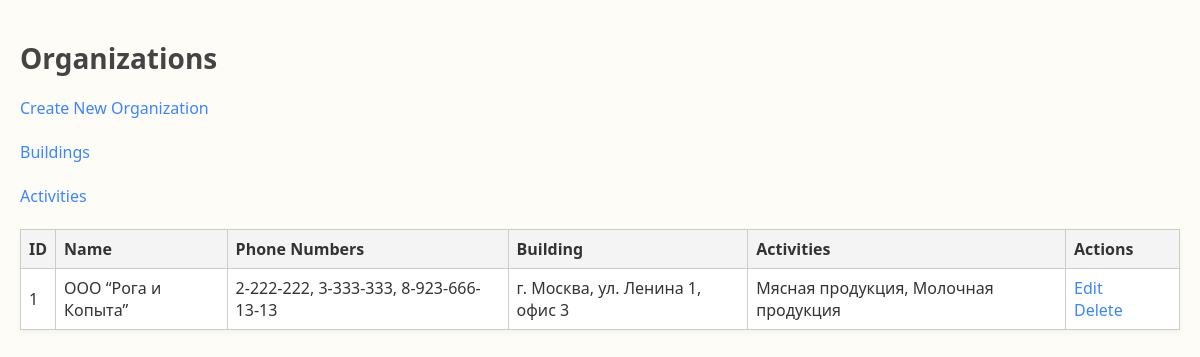
Page /organizations/ on the earlier database version.
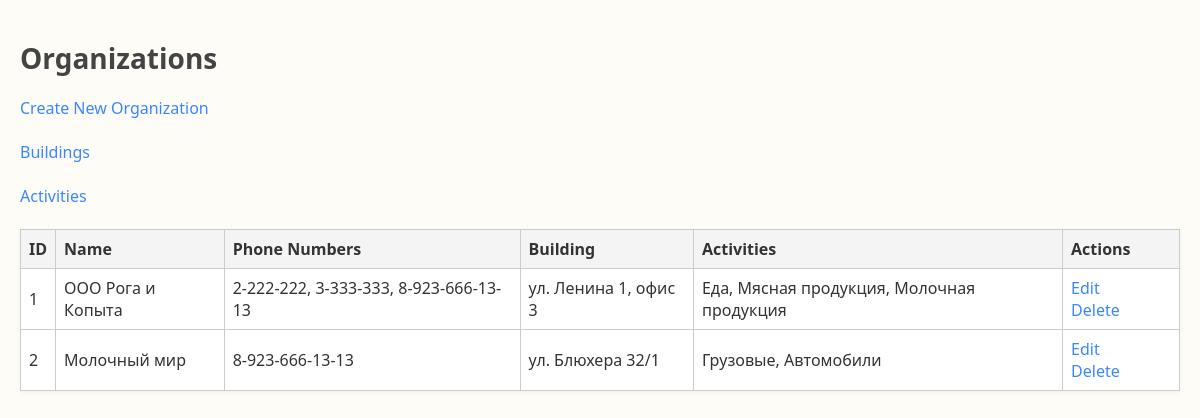
Same page on the later database version.
### app/models.py (models this page shows)
class Organization(Base):
    __tablename__ = "organizations"
    id = Column(Integer, primary_key=True, index=True)
    name = Column(String, index=True, nullable=False)
    phone_numbers = Column(String)  # хранить через запятую
    building_id = Column(Integer, ForeignKey("buildings.id"))
    building = relationship("Building", back_populates="organizations")
    activities = relationship("Activity", secondary=organization_activity, back_populates="organizations")

class Building(Base):
    __tablename__ = "buildings"
    id = Column(Integer, primary_key=True, index=True)
    address = Column(String, unique=True, nullable=False)
    latitude = Column(Float, nullable=False)
    longitude = Column(Float, nullable=False)
    organizations = relationship("Organization", back_populates="building")

### app/routers/organizations.py (the view)
@router.get("/")
def list_organizations_web(request: Request, db: Session = Depends(deps.get_db)):
    orgs = db.query(models.Organization).all()
    for o in orgs:
        o.phone_numbers = o.phone_numbers.split(",") if o.phone_numbers else []
        if not hasattr(o, "activities") or o.activities is None:
            o.activities = []
    return templates.TemplateResponse("org_list.html", {"request": request, "organizations": orgs})

### app/templates/org_list.html (shortened to what this page needs)
<!DOCTYPE html>
<html>
<head>
    <link rel="stylesheet" href="/static/css/style.css">
</head>
<body>
    <h1>Organizations</h1>
    <a href="/organizations/org/new">Create New Organization</a><br><br>
    <a href="/buildings">Buildings</a><br><br>
    <a href="/activities">Activities</a><br><br>
    <table>
        <tr>
            <th>ID</th>
            <th>Name</th>
            <th>Phone Numbers</th>
            <th>Building</th>
            <th>Activities</th>
            <th>Actions</th>
        </tr>
        {% for org in organizations %}
        <tr>
            <td>{{ org.id }}</td>
            <td>{{ org.name }}</td>
            <td>{{ org.phone_numbers | join(", ") }}</td>
            <td>{{ org.building.address if org.building else '-' }}</td>
            <td>{% if org.activities %}{{ org.activities | map(attribute='name') | join(", ") }}{% else %}-{% endif %}</td>
            <td>
                <a href="/organizations/org/edit/{{ org.id }}">Edit</a>
                <a href="/organizations/org/delete/{{ org.id }}">Delete</a>
            </td>
        </tr>
        {% endfor %}
    </table>
</body>
</html>

### static/css/style.css (style rules this page uses)
body { font-family: "Segoe UI", Tahoma, Geneva, Verdana, sans-serif; background-color: #fdfcf7; color: #333; margin: 0; padding: 20px; }
h1 { font-size: 28px; margin-bottom: 20px; color: #444; }
a { text-decoration: none; color: #3a86ff; margin-right: 10px; transition: color 0.2s; }
table { border-collapse: collapse; width: 100%; margin-bottom: 20px; background-color: #fff; overflow: hidden; box-shadow: 0 2px 6px rgba(0,0,0,0.05); }
th, td { padding: 8px; text-align: left; border: 1px solid #ccc; }
th { background-color: #f4f4f4; font-weight: 600; }

Differences in the rows shown:
changed Organization id 1: name "ООО “Рога и Копыта”" → "ООО Рога и Копыта"; building "г. Москва, ул. Ленина 1, офис 3" → "ул. Ленина 1, офис 3"; activities|map "Мясная продукция, Молочная продукция" → "Еда, Мясная продукция, Молочная продукция"
added Organization: id "2", name "Молочный мир", phone_numbers "8-923-666-13-13", building "ул. Блюхера 32/1", activities|map "Грузовые, Автомобили"
